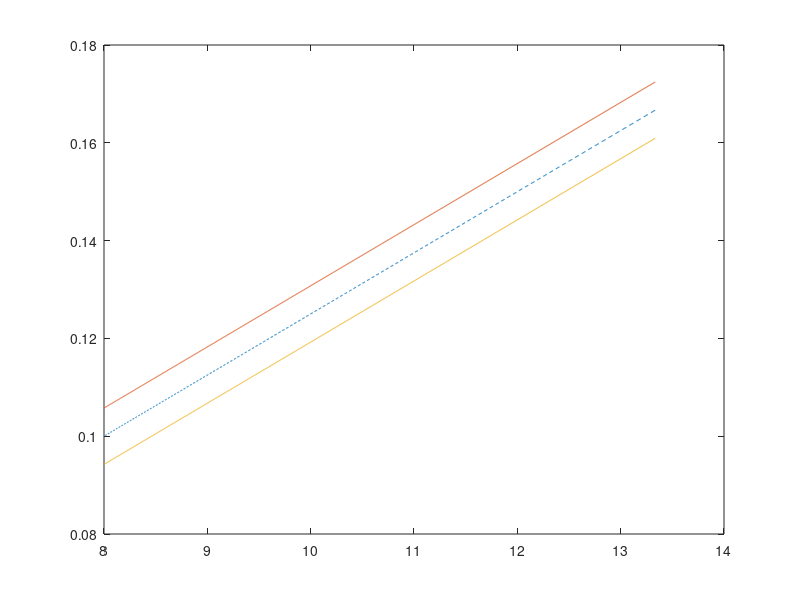

The MATLAB script that drew this image:
function plot4_6_1()
%Ch, Cv, lv, lh, m, g
    %ChStern = Ch * (lv+lh) / lv / m / g;
    %CvStern = Cv * (lv+lh) / lh / m / g;
    Cvs=9.5;
    Chs=20.5;
    g=9.81;
    EG=((1/Cvs)-(1/Chs))/g
    R=10;
    v=20;
    l=5;
    v_2=v*v;
    r=30:0.01:50 %DIN/ISO4138
    a=v_2./r;
    ack=l./r;
    oben=ack+EG;
    unten=ack-EG;
    plot(a, ack,'--', a, oben, a, unten);
end